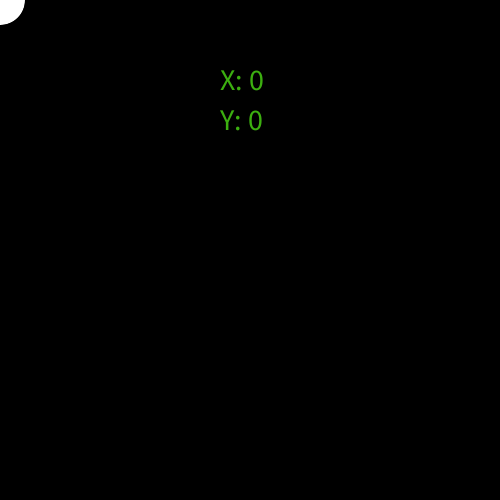
Frame 1 (no input)
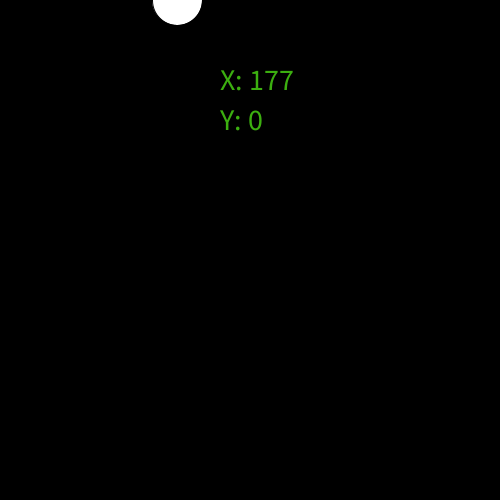
Frame 60 (the mouse pressed at the canvas centre just before this capture)
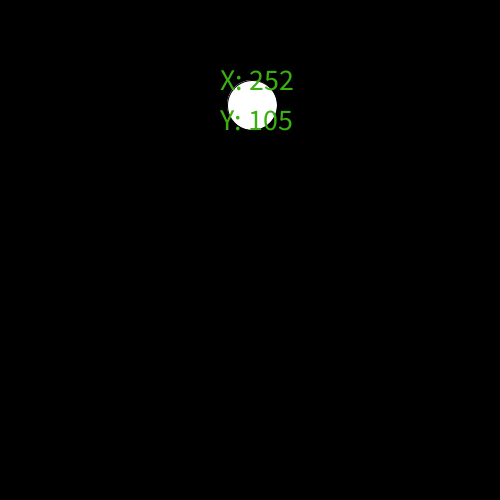
Frame 120 (the mouse held since frame 60 and released just before this capture)

The Processing sketch that drew these frames (run headless with seeded random() and noise(); from frame 60 on, the mouse is pressed at the canvas centre):

// Processing sketch: processing_106192
// ── processing_106192.pde

int x = 0;
int y = 0;
void setup(){
size(500,500);
}

void draw(){
smooth();
background(0);
fill(255);
ellipse(x,y,50,50);
textSize(30);
fill(60,175,16);
text("X: " + x, 220,90);     //indicator of x
text("Y: " + y, 220,130);    //indicator of y
//I use conditional rules to control the behaviour of the cube. It goes eastward until it reaches x == 250 or greater, then it goes downwards until it reaches y == 450 or greater. Then a display message appears.
if (x >= 250){
  if(y >= 450){
    textSize(30);
    fill(60,175,16);
    text("Done", 220,50);
  }
  else{
    y = y+ 3;
  }
}
else{
  x = x + 3;
}
}
